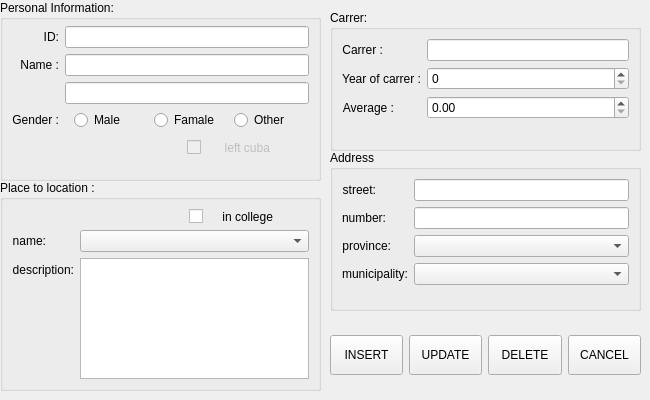
<?xml version="1.0" encoding="UTF-8"?>
<ui version="4.0">
 <class>Form</class>
 <widget class="QWidget" name="Form">
  <property name="enabled">
   <bool>true</bool>
  </property>
  <property name="geometry">
   <rect>
    <x>0</x>
    <y>0</y>
    <width>650</width>
    <height>400</height>
   </rect>
  </property>
  <property name="minimumSize">
   <size>
    <width>650</width>
    <height>400</height>
   </size>
  </property>
  <property name="maximumSize">
   <size>
    <width>650</width>
    <height>400</height>
   </size>
  </property>
  <property name="windowTitle">
   <string>Form</string>
  </property>
  <property name="layoutDirection">
   <enum>Qt::LeftToRight</enum>
  </property>
  <widget class="QWidget" name="widget_2" native="true">
   <property name="geometry">
    <rect>
     <x>330</x>
     <y>320</y>
     <width>311</width>
     <height>71</height>
    </rect>
   </property>
   <layout class="QHBoxLayout" name="horizontalLayout">
    <item>
     <widget class="QPushButton" name="btn_insert">
      <property name="minimumSize">
       <size>
        <width>50</width>
        <height>40</height>
       </size>
      </property>
      <property name="styleSheet">
       <string notr="true"/>
      </property>
      <property name="text">
       <string>INSERT</string>
      </property>
      <property name="shortcut">
       <string>Return</string>
      </property>
     </widget>
    </item>
    <item>
     <widget class="QPushButton" name="btn_update">
      <property name="minimumSize">
       <size>
        <width>50</width>
        <height>40</height>
       </size>
      </property>
      <property name="styleSheet">
       <string notr="true"/>
      </property>
      <property name="text">
       <string>UPDATE</string>
      </property>
      <property name="shortcut">
       <string>F5</string>
      </property>
     </widget>
    </item>
    <item>
     <widget class="QPushButton" name="btn_delete">
      <property name="minimumSize">
       <size>
        <width>50</width>
        <height>40</height>
       </size>
      </property>
      <property name="styleSheet">
       <string notr="true"/>
      </property>
      <property name="text">
       <string>DELETE</string>
      </property>
      <property name="shortcut">
       <string>Del</string>
      </property>
     </widget>
    </item>
    <item>
     <widget class="QPushButton" name="btn_cancel">
      <property name="minimumSize">
       <size>
        <width>50</width>
        <height>40</height>
       </size>
      </property>
      <property name="styleSheet">
       <string notr="true"/>
      </property>
      <property name="text">
       <string>CANCEL</string>
      </property>
      <property name="shortcut">
       <string>Esc</string>
      </property>
     </widget>
    </item>
   </layout>
  </widget>
  <widget class="QGroupBox" name="BOX_place_descrption">
   <property name="geometry">
    <rect>
     <x>0</x>
     <y>180</y>
     <width>321</width>
     <height>211</height>
    </rect>
   </property>
   <property name="cursor">
    <cursorShape>ArrowCursor</cursorShape>
   </property>
   <property name="statusTip">
    <string>this place to location seccion cant be modify in this window (U need to do it in a PlaceToLocation CRUD)</string>
   </property>
   <property name="title">
    <string>Place to location :</string>
   </property>
   <layout class="QFormLayout" name="formLayout_2">
    <item row="1" column="0">
     <widget class="QLabel" name="lb_place_name">
      <property name="text">
       <string>name:</string>
      </property>
      <property name="alignment">
       <set>Qt::AlignRight|Qt::AlignTrailing|Qt::AlignVCenter</set>
      </property>
     </widget>
    </item>
    <item row="2" column="0">
     <widget class="QLabel" name="lb_place_descrption">
      <property name="cursor">
       <cursorShape>WhatsThisCursor</cursorShape>
      </property>
      <property name="text">
       <string>description:</string>
      </property>
      <property name="alignment">
       <set>Qt::AlignRight|Qt::AlignTrailing|Qt::AlignVCenter</set>
      </property>
     </widget>
    </item>
    <item row="2" column="1">
     <widget class="QTextEdit" name="txt_place_description">
      <property name="enabled">
       <bool>true</bool>
      </property>
      <property name="cursor" stdset="0">
       <cursorShape>WhatsThisCursor</cursorShape>
      </property>
      <property name="statusTip">
       <string>if you wanna change the property of this place to location, you must doit in the Place To Location window (Your in the wrong window)</string>
      </property>
      <property name="tabChangesFocus">
       <bool>false</bool>
      </property>
      <property name="undoRedoEnabled">
       <bool>true</bool>
      </property>
      <property name="readOnly">
       <bool>true</bool>
      </property>
      <property name="html">
       <string>&lt;!DOCTYPE HTML PUBLIC &quot;-//W3C//DTD HTML 4.0//EN&quot; &quot;http://www.w3.org/TR/REC-html40/strict.dtd&quot;&gt;
&lt;html&gt;&lt;head&gt;&lt;meta name=&quot;qrichtext&quot; content=&quot;1&quot; /&gt;&lt;style type=&quot;text/css&quot;&gt;
p, li { white-space: pre-wrap; }
&lt;/style&gt;&lt;/head&gt;&lt;body style=&quot; font-family:'MS Shell Dlg 2'; font-size:7.8pt; font-weight:400; font-style:normal;&quot;&gt;
&lt;p style=&quot;-qt-paragraph-type:empty; margin-top:0px; margin-bottom:0px; margin-left:0px; margin-right:0px; -qt-block-indent:0; text-indent:0px; font-size:8.25pt;&quot;&gt;&lt;br /&gt;&lt;/p&gt;&lt;/body&gt;&lt;/html&gt;</string>
      </property>
     </widget>
    </item>
    <item row="1" column="1">
     <widget class="QComboBox" name="box_place_name">
      <property name="statusTip">
       <string>Select the assigned place</string>
      </property>
     </widget>
    </item>
    <item row="0" column="1">
     <widget class="QWidget" name="widget_3" native="true">
      <layout class="QFormLayout" name="formLayout_5">
       <property name="horizontalSpacing">
        <number>0</number>
       </property>
       <property name="verticalSpacing">
        <number>9</number>
       </property>
       <property name="leftMargin">
        <number>109</number>
       </property>
       <property name="topMargin">
        <number>0</number>
       </property>
       <property name="rightMargin">
        <number>36</number>
       </property>
       <property name="bottomMargin">
        <number>0</number>
       </property>
       <item row="0" column="0">
        <widget class="QCheckBox" name="cbtn_place_inUiversity">
         <property name="enabled">
          <bool>true</bool>
         </property>
         <property name="cursor">
          <cursorShape>WhatsThisCursor</cursorShape>
         </property>
         <property name="statusTip">
          <string>if you wanna change the property of this place to location, you must doit in the Place To Location window (Your in the wrong window)</string>
         </property>
         <property name="text">
          <string/>
         </property>
         <property name="checkable">
          <bool>false</bool>
         </property>
         <property name="checked">
          <bool>false</bool>
         </property>
         <property name="autoRepeat">
          <bool>true</bool>
         </property>
         <property name="tristate">
          <bool>true</bool>
         </property>
        </widget>
       </item>
       <item row="0" column="1">
        <widget class="QLabel" name="lb_place_inUniversity">
         <property name="cursor">
          <cursorShape>WhatsThisCursor</cursorShape>
         </property>
         <property name="statusTip">
          <string/>
         </property>
         <property name="text">
          <string>in college</string>
         </property>
         <property name="alignment">
          <set>Qt::AlignRight|Qt::AlignTrailing|Qt::AlignVCenter</set>
         </property>
        </widget>
       </item>
      </layout>
     </widget>
    </item>
   </layout>
  </widget>
  <widget class="QGroupBox" name="BOX_address">
   <property name="geometry">
    <rect>
     <x>330</x>
     <y>150</y>
     <width>311</width>
     <height>161</height>
    </rect>
   </property>
   <property name="title">
    <string>Address</string>
   </property>
   <layout class="QFormLayout" name="formLayout">
    <item row="0" column="0">
     <widget class="QLabel" name="lb_address_street">
      <property name="text">
       <string>street:</string>
      </property>
      <property name="alignment">
       <set>Qt::AlignRight|Qt::AlignTrailing|Qt::AlignVCenter</set>
      </property>
     </widget>
    </item>
    <item row="0" column="1">
     <widget class="QLineEdit" name="txt_address_street">
      <property name="statusTip">
       <string>Input the street address</string>
      </property>
      <property name="text">
       <string/>
      </property>
     </widget>
    </item>
    <item row="1" column="0">
     <widget class="QLabel" name="lb_address_number">
      <property name="text">
       <string>number:</string>
      </property>
      <property name="alignment">
       <set>Qt::AlignRight|Qt::AlignTrailing|Qt::AlignVCenter</set>
      </property>
     </widget>
    </item>
    <item row="1" column="1">
     <widget class="QLineEdit" name="txt_address_number">
      <property name="statusTip">
       <string>Input the number address</string>
      </property>
      <property name="text">
       <string/>
      </property>
     </widget>
    </item>
    <item row="2" column="0">
     <widget class="QLabel" name="lb_address_province">
      <property name="text">
       <string>province:</string>
      </property>
      <property name="alignment">
       <set>Qt::AlignRight|Qt::AlignTrailing|Qt::AlignVCenter</set>
      </property>
     </widget>
    </item>
    <item row="2" column="1">
     <widget class="QComboBox" name="box_address_province">
      <property name="statusTip">
       <string>Select the province addreess</string>
      </property>
     </widget>
    </item>
    <item row="3" column="0">
     <widget class="QLabel" name="lb_address_municipaly">
      <property name="text">
       <string>municipality:</string>
      </property>
      <property name="alignment">
       <set>Qt::AlignRight|Qt::AlignTrailing|Qt::AlignVCenter</set>
      </property>
     </widget>
    </item>
    <item row="3" column="1">
     <widget class="QComboBox" name="box_address_municipality">
      <property name="statusTip">
       <string>Select the municipaly addreess</string>
      </property>
     </widget>
    </item>
   </layout>
  </widget>
  <widget class="QGroupBox" name="BOX_personal_information">
   <property name="geometry">
    <rect>
     <x>0</x>
     <y>0</y>
     <width>321</width>
     <height>181</height>
    </rect>
   </property>
   <property name="font">
    <font>
     <strikeout>false</strikeout>
    </font>
   </property>
   <property name="title">
    <string>Personal Information:</string>
   </property>
   <layout class="QGridLayout" name="gridLayout">
    <property name="sizeConstraint">
     <enum>QLayout::SetDefaultConstraint</enum>
    </property>
    <property name="topMargin">
     <number>6</number>
    </property>
    <property name="bottomMargin">
     <number>0</number>
    </property>
    <property name="horizontalSpacing">
     <number>6</number>
    </property>
    <item row="3" column="1">
     <layout class="QHBoxLayout" name="genderLayout">
      <property name="spacing">
       <number>5</number>
      </property>
      <property name="leftMargin">
       <number>9</number>
      </property>
      <item>
       <widget class="QRadioButton" name="rbtn_male">
        <property name="text">
         <string>Male</string>
        </property>
       </widget>
      </item>
      <item>
       <widget class="QRadioButton" name="rbtn_famale">
        <property name="text">
         <string>Famale</string>
        </property>
       </widget>
      </item>
      <item>
       <widget class="QRadioButton" name="rbtn_other">
        <property name="text">
         <string>Other</string>
        </property>
       </widget>
      </item>
     </layout>
    </item>
    <item row="0" column="0">
     <widget class="QLabel" name="lb_ID">
      <property name="statusTip">
       <string/>
      </property>
      <property name="text">
       <string>ID:</string>
      </property>
      <property name="alignment">
       <set>Qt::AlignRight|Qt::AlignTrailing|Qt::AlignVCenter</set>
      </property>
     </widget>
    </item>
    <item row="2" column="1">
     <widget class="QLineEdit" name="txt_lastname">
      <property name="statusTip">
       <string>Input a last name... **only your first last name without spaces or strange characters</string>
      </property>
      <property name="text">
       <string/>
      </property>
     </widget>
    </item>
    <item row="3" column="0">
     <widget class="QLabel" name="lb_gender">
      <property name="text">
       <string>Gender :</string>
      </property>
      <property name="alignment">
       <set>Qt::AlignRight|Qt::AlignTrailing|Qt::AlignVCenter</set>
      </property>
     </widget>
    </item>
    <item row="0" column="1">
     <widget class="QLineEdit" name="txt_ID">
      <property name="statusTip">
       <string>Input a personal id</string>
      </property>
      <property name="text">
       <string/>
      </property>
     </widget>
    </item>
    <item row="1" column="0">
     <widget class="QLabel" name="lb_name">
      <property name="text">
       <string>Name :</string>
      </property>
      <property name="alignment">
       <set>Qt::AlignRight|Qt::AlignTrailing|Qt::AlignVCenter</set>
      </property>
     </widget>
    </item>
    <item row="1" column="1">
     <widget class="QLineEdit" name="txt_name">
      <property name="statusTip">
       <string>Input a name... **only your first name without spaces or strange characters</string>
      </property>
      <property name="text">
       <string/>
      </property>
     </widget>
    </item>
    <item row="4" column="1">
     <widget class="QWidget" name="widget" native="true">
      <layout class="QFormLayout" name="formLayout_7">
       <property name="horizontalSpacing">
        <number>2</number>
       </property>
       <property name="verticalSpacing">
        <number>9</number>
       </property>
       <property name="leftMargin">
        <number>122</number>
       </property>
       <property name="topMargin">
        <number>4</number>
       </property>
       <property name="rightMargin">
        <number>39</number>
       </property>
       <property name="bottomMargin">
        <number>9</number>
       </property>
       <item row="0" column="0">
        <widget class="QCheckBox" name="cbtn_leftCuba">
         <property name="enabled">
          <bool>false</bool>
         </property>
         <property name="cursor">
          <cursorShape>WhatsThisCursor</cursorShape>
         </property>
         <property name="statusTip">
          <string>students dosen't have this option yet</string>
         </property>
         <property name="text">
          <string/>
         </property>
        </widget>
       </item>
       <item row="0" column="1">
        <widget class="QLabel" name="lb_leftCuba">
         <property name="enabled">
          <bool>false</bool>
         </property>
         <property name="cursor">
          <cursorShape>WhatsThisCursor</cursorShape>
         </property>
         <property name="statusTip">
          <string>students dosen't have this option yet</string>
         </property>
         <property name="text">
          <string>left cuba</string>
         </property>
         <property name="alignment">
          <set>Qt::AlignRight|Qt::AlignTrailing|Qt::AlignVCenter</set>
         </property>
        </widget>
       </item>
      </layout>
     </widget>
    </item>
   </layout>
  </widget>
  <widget class="QGroupBox" name="groupBox">
   <property name="geometry">
    <rect>
     <x>330</x>
     <y>10</y>
     <width>311</width>
     <height>141</height>
    </rect>
   </property>
   <property name="title">
    <string>Carrer:</string>
   </property>
   <layout class="QFormLayout" name="formLayout_4">
    <item row="0" column="1">
     <widget class="QLineEdit" name="txt_carrer">
      <property name="statusTip">
       <string>Input the carrer </string>
      </property>
      <property name="text">
       <string/>
      </property>
     </widget>
    </item>
    <item row="1" column="0">
     <widget class="QLabel" name="lb_year_of_carrer">
      <property name="text">
       <string>Year of carrer :</string>
      </property>
      <property name="alignment">
       <set>Qt::AlignRight|Qt::AlignTrailing|Qt::AlignVCenter</set>
      </property>
     </widget>
    </item>
    <item row="1" column="1">
     <widget class="QSpinBox" name="box_year_of_carrer">
      <property name="statusTip">
       <string>Select the year of carrer</string>
      </property>
     </widget>
    </item>
    <item row="2" column="0">
     <widget class="QLabel" name="lb_average">
      <property name="text">
       <string>Average :</string>
      </property>
      <property name="alignment">
       <set>Qt::AlignRight|Qt::AlignTrailing|Qt::AlignVCenter</set>
      </property>
     </widget>
    </item>
    <item row="2" column="1">
     <widget class="QDoubleSpinBox" name="box_average">
      <property name="statusTip">
       <string>The average range (0-100). If you have it in (0-5)      Just multiply for 20 [ x*20 ]</string>
      </property>
     </widget>
    </item>
    <item row="0" column="0">
     <widget class="QLabel" name="lb_carrer">
      <property name="text">
       <string>Carrer :</string>
      </property>
      <property name="alignment">
       <set>Qt::AlignRight|Qt::AlignTrailing|Qt::AlignVCenter</set>
      </property>
     </widget>
    </item>
   </layout>
  </widget>
 </widget>
 <resources/>
 <connections/>
</ui>
